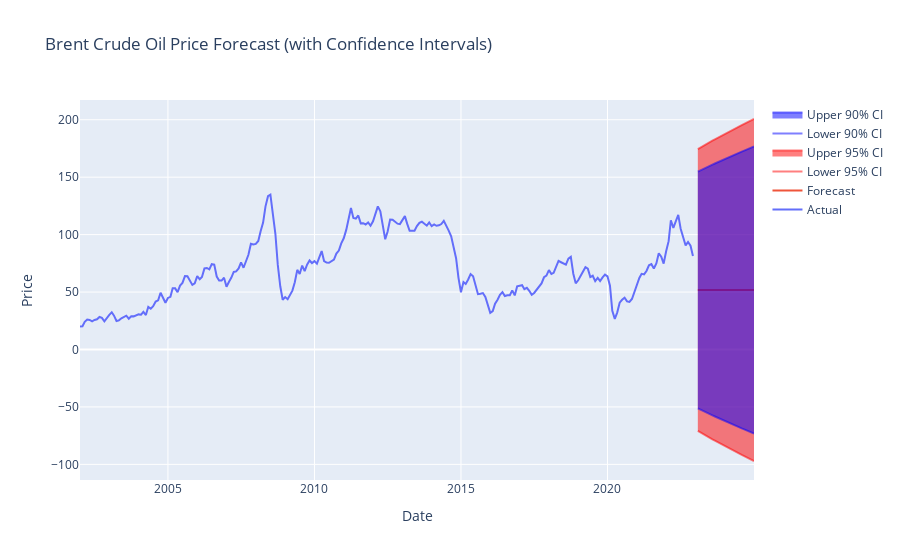

The code cell stored with this chart in its notebook:
### Markdown cell above
17. **Forecasting Future Prices**: The model is used to forecast future prices.

### Code cell
# Forecasting with confidence intervals for the next 24 months
future_dates = pd.date_range(start='2023-01-01', periods=24, freq='M') 

# Forecast with 95% confidence interval
forecast_obj_95 = model_fit.get_prediction(start=future_dates[0], end=future_dates[-1])
forecast_95 = forecast_obj_95.predicted_mean
conf_int_95 = forecast_obj_95.conf_int(alpha=0.05)

# Forecast with 90% confidence interval
forecast_obj_90 = model_fit.get_prediction(start=future_dates[0], end=future_dates[-1])
conf_int_90 = forecast_obj_90.conf_int(alpha=0.10)

# Plot the forecast with confidence intervals
fig = go.Figure()
fig.add_trace(go.Scatter(x=data.index, y=data['Price'], mode='lines', name='Actual'))
fig.add_trace(go.Scatter(x=future_dates, y=forecast_95, mode='lines', name='Forecast'))
fig.add_trace(go.Scatter(x=future_dates, y=conf_int_95.iloc[:, 0], mode='lines', name='Lower 95% CI', line=dict(color='rgba(255,0,0,0.5)')))
fig.add_trace(go.Scatter(x=future_dates, y=conf_int_95.iloc[:, 1], mode='lines', name='Upper 95% CI', line=dict(color='rgba(255,0,0,0.5)'), fill='tonexty'))
fig.add_trace(go.Scatter(x=future_dates, y=conf_int_90.iloc[:, 0], mode='lines', name='Lower 90% CI', line=dict(color='rgba(0,0,255,0.5)')))
fig.add_trace(go.Scatter(x=future_dates, y=conf_int_90.iloc[:, 1], mode='lines', name='Upper 90% CI', line=dict(color='rgba(0,0,255,0.5)'), fill='tonexty'))
fig.update_layout(title='Brent Crude Oil Price Forecast (with Confidence Intervals)', xaxis_title='Date', yaxis_title='Price')
fig.show()

### Figure 1 — Plotly figure (JSON) as saved in the notebook; plotly's stock layout.template omitted (floating-point values rounded to 4 significant figures; data arrays with more than 128 entries replaced by an {"elided": "..."} marker saying what was removed)
{"data": [{"mode": "lines", "name": "Actual", "type": "scatter", "x": {"elided": "252 str values"}, "y": {"elided": "252 float values"}}, {"mode": "lines", "name": "Forecast", "type": "scatter", "x": ["2023-01-31T00:00:00", "2023-02-28T00:00:00", "2023-03-31T00:00:00", "2023-04-30T00:00:00", "2023-05-31T00:00:00", "2023-06-30T00:00:00", "2023-07-31T00:00:00", "2023-08-31T00:00:00", "2023-09-30T00:00:00", "2023-10-31T00:00:00", "2023-11-30T00:00:00", "2023-12-31T00:00:00", "2024-01-31T00:00:00", "2024-02-29T00:00:00", "2024-03-31T00:00:00", "2024-04-30T00:00:00", "2024-05-31T00:00:00", "2024-06-30T00:00:00", "2024-07-31T00:00:00", "2024-08-31T00:00:00", "2024-09-30T00:00:00", "2024-10-31T00:00:00", "2024-11-30T00:00:00", "2024-12-31T00:00:00"], "y": [51.78, 51.78, 51.78, 51.78, 51.78, 51.78, 51.78, 51.78, 51.78, 51.78, 51.78, 51.78, 51.78, 51.78, 51.78, 51.78, 51.78, 51.78, 51.78, 51.78, 51.78, 51.78, 51.78, 51.78]}, {"line": {"color": "rgba(255,0,0,0.5)"}, "mode": "lines", "name": "Lower 95% CI", "type": "scatter", "x": ["2023-01-31T00:00:00", "2023-02-28T00:00:00", "2023-03-31T00:00:00", "2023-04-30T00:00:00", "2023-05-31T00:00:00", "2023-06-30T00:00:00", "2023-07-31T00:00:00", "2023-08-31T00:00:00", "2023-09-30T00:00:00", "2023-10-31T00:00:00", "2023-11-30T00:00:00", "2023-12-31T00:00:00", "2024-01-31T00:00:00", "2024-02-29T00:00:00", "2024-03-31T00:00:00", "2024-04-30T00:00:00", "2024-05-31T00:00:00", "2024-06-30T00:00:00", "2024-07-31T00:00:00", "2024-08-31T00:00:00", "2024-09-30T00:00:00", "2024-10-31T00:00:00", "2024-11-30T00:00:00", "2024-12-31T00:00:00"], "y": [-70.94, -72.19, -73.43, -74.65, -75.87, -77.07, -78.26, -79.44, -80.62, -81.78, -82.93, -84.07, -85.2, -86.32, -87.43, -88.54, -89.63, -90.72, -91.8, -92.87, -93.93, -94.99, -96.04, -97.08]}, {"fill": "tonexty", "line": {"color": "rgba(255,0,0,0.5)"}, "mode": "lines", "name": "Upper 95% CI", "type": "scatter", "x": ["2023-01-31T00:00:00", "2023-02-28T00:00:00", "2023-03-31T00:00:00", "2023-04-30T00:00:00", "2023-05-31T00:00:00", "2023-06-30T00:00:00", "2023-07-31T00:00:00", "2023-08-31T00:00:00", "2023-09-30T00:00:00", "2023-10-31T00:00:00", "2023-11-30T00:00:00", "2023-12-31T00:00:00", "2024-01-31T00:00:00", "2024-02-29T00:00:00", "2024-03-31T00:00:00", "2024-04-30T00:00:00", "2024-05-31T00:00:00", "2024-06-30T00:00:00", "2024-07-31T00:00:00", "2024-08-31T00:00:00", "2024-09-30T00:00:00", "2024-10-31T00:00:00", "2024-11-30T00:00:00", "2024-12-31T00:00:00"], "y": [174.5, 175.8, 177.0, 178.2, 179.4, 180.6, 181.8, 183.0, 184.2, 185.3, 186.5, 187.6, 188.8, 189.9, 191.0, 192.1, 193.2, 194.3, 195.4, 196.4, 197.5, 198.6, 199.6, 200.6]}, {"line": {"color": "rgba(0,0,255,0.5)"}, "mode": "lines", "name": "Lower 90% CI", "type": "scatter", "x": ["2023-01-31T00:00:00", "2023-02-28T00:00:00", "2023-03-31T00:00:00", "2023-04-30T00:00:00", "2023-05-31T00:00:00", "2023-06-30T00:00:00", "2023-07-31T00:00:00", "2023-08-31T00:00:00", "2023-09-30T00:00:00", "2023-10-31T00:00:00", "2023-11-30T00:00:00", "2023-12-31T00:00:00", "2024-01-31T00:00:00", "2024-02-29T00:00:00", "2024-03-31T00:00:00", "2024-04-30T00:00:00", "2024-05-31T00:00:00", "2024-06-30T00:00:00", "2024-07-31T00:00:00", "2024-08-31T00:00:00", "2024-09-30T00:00:00", "2024-10-31T00:00:00", "2024-11-30T00:00:00", "2024-12-31T00:00:00"], "y": [-51.21, -52.26, -53.3, -54.33, -55.34, -56.35, -57.36, -58.35, -59.33, -60.3, -61.27, -62.23, -63.18, -64.12, -65.05, -65.98, -66.9, -67.81, -68.72, -69.61, -70.51, -71.39, -72.27, -73.15]}, {"fill": "tonexty", "line": {"color": "rgba(0,0,255,0.5)"}, "mode": "lines", "name": "Upper 90% CI", "type": "scatter", "x": ["2023-01-31T00:00:00", "2023-02-28T00:00:00", "2023-03-31T00:00:00", "2023-04-30T00:00:00", "2023-05-31T00:00:00", "2023-06-30T00:00:00", "2023-07-31T00:00:00", "2023-08-31T00:00:00", "2023-09-30T00:00:00", "2023-10-31T00:00:00", "2023-11-30T00:00:00", "2023-12-31T00:00:00", "2024-01-31T00:00:00", "2024-02-29T00:00:00", "2024-03-31T00:00:00", "2024-04-30T00:00:00", "2024-05-31T00:00:00", "2024-06-30T00:00:00", "2024-07-31T00:00:00", "2024-08-31T00:00:00", "2024-09-30T00:00:00", "2024-10-31T00:00:00", "2024-11-30T00:00:00", "2024-12-31T00:00:00"], "y": [154.8, 155.8, 156.9, 157.9, 158.9, 159.9, 160.9, 161.9, 162.9, 163.9, 164.8, 165.8, 166.7, 167.7, 168.6, 169.5, 170.5, 171.4, 172.3, 173.2, 174.1, 175.0, 175.8, 176.7]}], "layout": {"title": {"text": "Brent Crude Oil Price Forecast (with Confidence Intervals)"}, "xaxis": {"title": {"text": "Date"}}, "yaxis": {"title": {"text": "Price"}}}}
